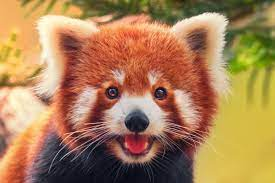
#> input picture 11.0 HIstograms/red_panda.jpg, 275 x 183 px
$ python main.py
#> lines starting #> are read from the running program, lines starting #| are printed output that depends on the picture; after the words box and inside, x2 and y2 are one past the last pixel; in counts of white or black regions, pixels touching at a corner belong together
import cv2
import numpy as np
from matplotlib import pyplot as plt

# creating 100 * 100 matrix of zeros, which will be black color
img = np.zeros((100,100),np.uint8)

# reading image
panda = cv2.imread('red_panda.jpg')
#> panda is the input picture: shape (183, 275, 3); mean B, G, R 86.1, 128.2, 169.5

# this will split the colorful image into
# blue, green and red version
b ,g , r = cv2.split(panda)
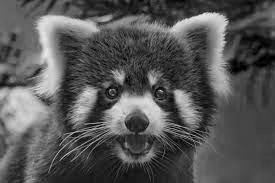
#> b: shape (183, 275); min 0, max 236, mean 86.1
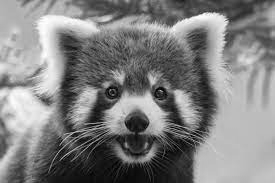
#> g: shape (183, 275); min 0, max 255, mean 128.2
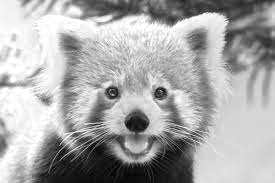
#> r: shape (183, 275); min 0, max 255, mean 169.5


# drawing shapes on image
# for params just google and study the function
cv2.rectangle(img,(0,50),(100,100),255,-1)
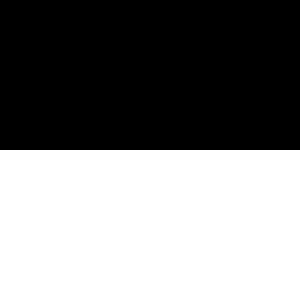
#> img: shape (100, 100) (shown 3 times larger); 50% white; 1 white region, box (x1, y1, x2, y2) and area: (0, 50, 100, 100) 5000
cv2.circle(img,(50,50),25,127,thickness=-1)
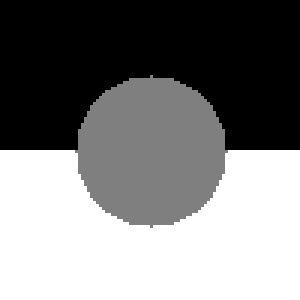
#> img: shape (100, 100) (shown 3 times larger); 19.61% of pixels changed, all inside (x1, y1, x2, y2) = (25, 25, 76, 76)

# displaying of an image
cv2.imshow("Imag",panda)

# plotting a graph of numpy array
# second param is the size of the histograms
# third param is the range of colors
plt.hist(panda.ravel(),256,[0,256])
plt.show()
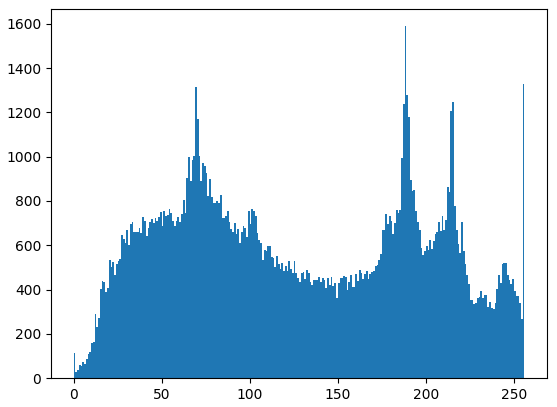
#> figure drawn by matplotlib, 1 panel; tallest bar 1589 high, from x = 188 to 189


cv2.waitKey(0)
cv2.destroyAllWindows()
